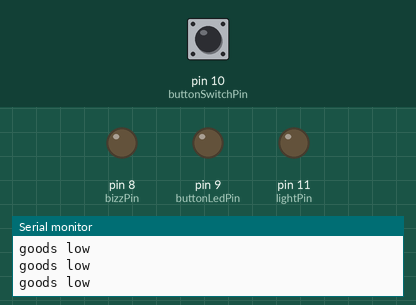
Bench run of a sketch on a simulated Arduino Uno, built with avr-gcc and run on an emulated ATmega328P. On the bench: output pins drawn as LEDs (lit = HIGH), the last lines printed to the serial monitor. Dashed ring = blinking. The inputs (shaded band) are chosen by the test bench; at power-on: pin 10 (buttonSwitchPin) HIGH.

Above: at 1.2 s.
1.3 s: pin 10 (buttonSwitchPin) pulled LOW for 0.15 s
At 1.38 s:
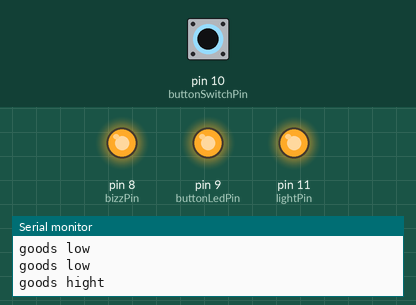
2.9 s: pin 10 (buttonSwitchPin) pulled LOW for 3.2 s
At 6.8 s:
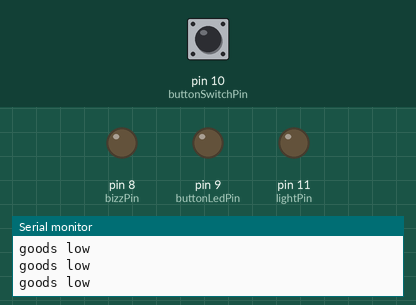
9.1 s: pin 10 (buttonSwitchPin) pulsed LOW 2 times (0.12 s each, 0.3 s apart)
At 9.46 s:
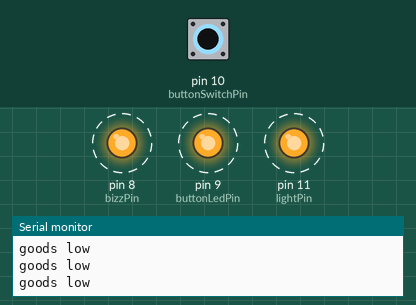
12.7 s: pin 10 (buttonSwitchPin) pulled LOW for 1 s
At 14.7 s:
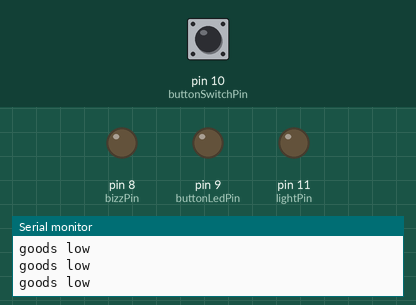
16.7 s: pin 10 (buttonSwitchPin) driven LOW
At 17.0 s:
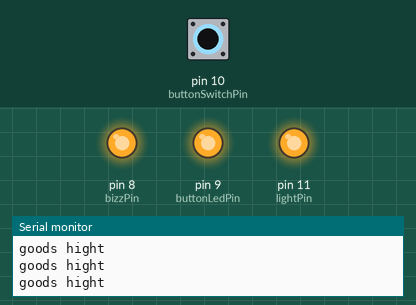
19.7 s: pin 10 (buttonSwitchPin) driven HIGH
At 20.5 s:
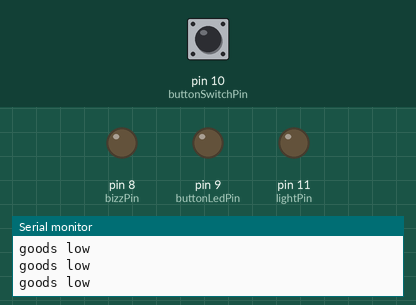
Timing chart, 0 to 22.7 s (numbered marks = the images above; inputs shaded):
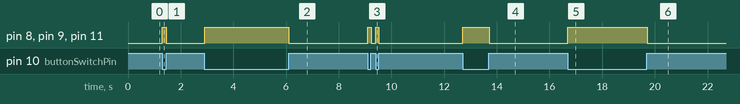

The sketch:

FlashBomb.ino
```cpp
const int bizzPin = 8;
const int buttonLedPin = 9;
const int buttonSwitchPin = 10;
const int lightPin = 11;


void setup() {
  Serial.begin(9600);
  pinMode(bizzPin, OUTPUT);
  pinMode(buttonLedPin, OUTPUT);
  pinMode(buttonSwitchPin, INPUT_PULLUP);
  pinMode(lightPin, OUTPUT);

}

void loop() {

int buttonState = digitalRead(buttonSwitchPin);

  // check if the pushbutton is pressed. If it is, the buttonState is HIGH:
  if (buttonState == LOW)
  {
    // turn LED on:
    digitalWrite(bizzPin, HIGH);
    digitalWrite(buttonLedPin, HIGH);
    digitalWrite(lightPin, HIGH);

    Serial.println("goods hight");


  } else {
    // turn LED off:
    digitalWrite(bizzPin, LOW);
    digitalWrite(buttonLedPin, LOW);
    digitalWrite(lightPin, LOW);

    Serial.println("goods low");
  }

}
```

Measured:
- after the input at 1.3 s, pin 8 (bizzPin), pin 9 (buttonLedPin), pin 11 (lightPin): LOW → HIGH at once, → LOW 0.15 s later
- after the input at 2.9 s, pin 8 (bizzPin), pin 9 (buttonLedPin), pin 11 (lightPin): LOW → HIGH at once, → LOW 3.2 s later
- after the input at 9.1 s, pin 8 (bizzPin), pin 9 (buttonLedPin), pin 11 (lightPin): alternates HIGH for 0.12 s and LOW for 0.17 s, 4 changes in all, then stays LOW, starting at once
- after the input at 12.7 s, pin 8 (bizzPin), pin 9 (buttonLedPin), pin 11 (lightPin): LOW → HIGH at once, → LOW 1.0 s later
- after the input at 16.7 s, pin 8 (bizzPin), pin 9 (buttonLedPin), pin 11 (lightPin): LOW → HIGH at once
- after the input at 19.7 s, pin 8 (bizzPin), pin 9 (buttonLedPin), pin 11 (lightPin): HIGH → LOW at once
